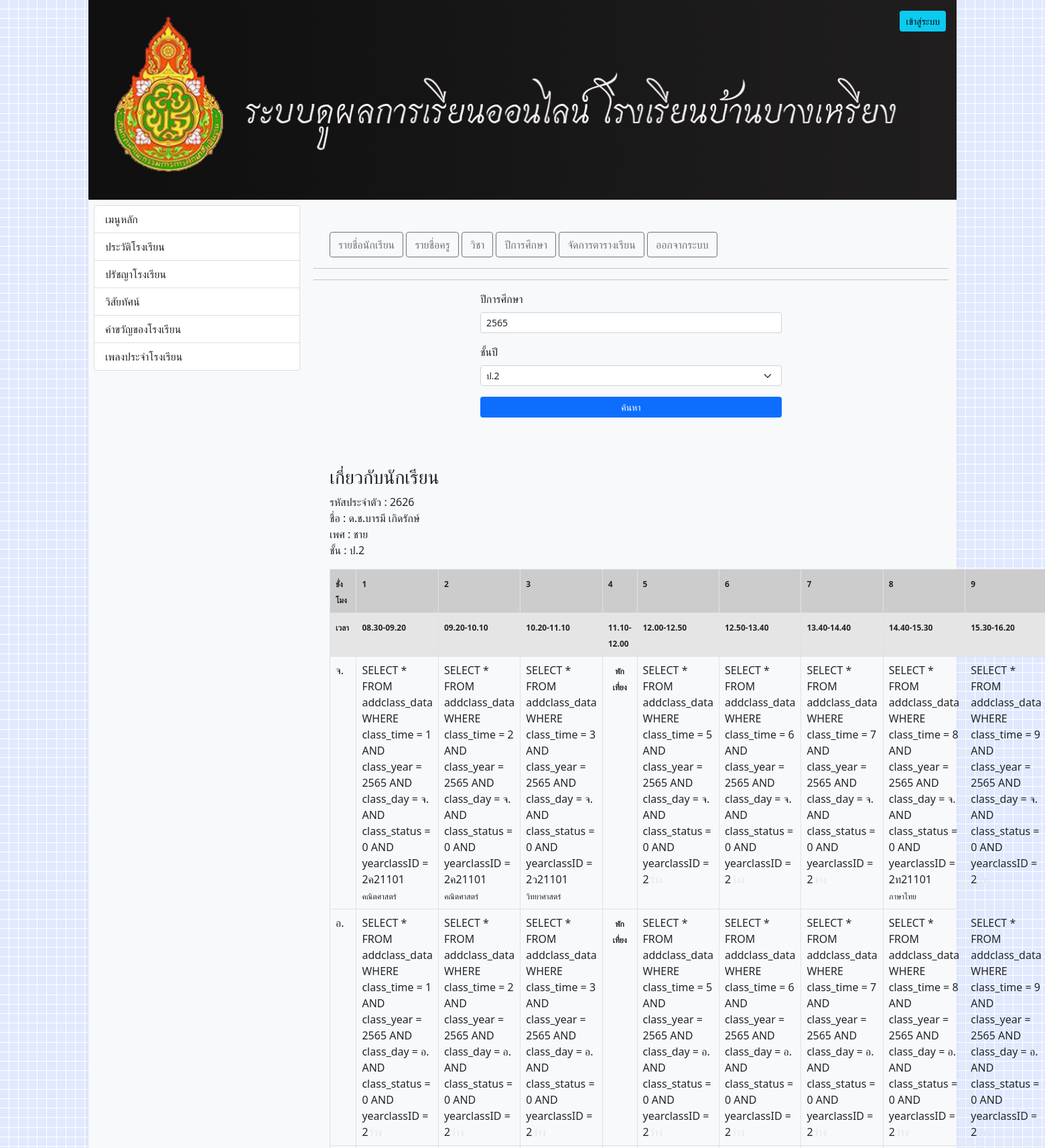
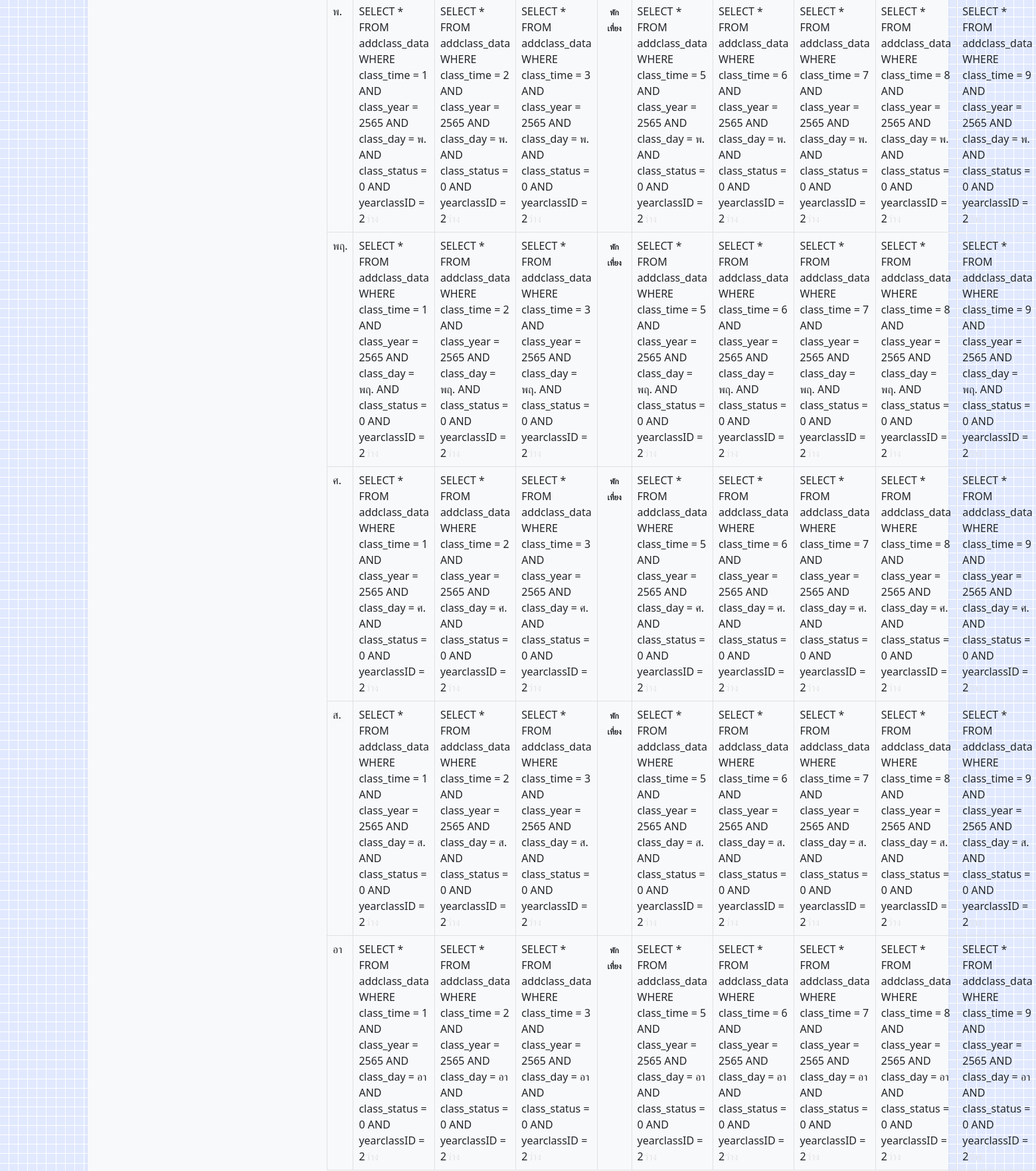
Screenshot of /?op=admin-showClass-student&year=2565&StdID=2626&Y=2 (signed in, upper part) with the database file from the repository (2 pictures, top to bottom).
### tables this page shows
CREATE TABLE `student_table` (
  `Std_ID` int(10) NOT NULL COMMENT 'รหัสนักเรียน',
  `Std_user` varchar(20) NOT NULL COMMENT 'ชื้อผู้ใช้',
  `Std_password` varchar(40) NOT NULL COMMENT 'รหัสผ่าน',
  `Std_firstname` varchar(50) NOT NULL COMMENT 'ชื้อนักเรียน',
  `Std_lastname` varchar(50) NOT NULL COMMENT 'นามสกุลนักเรียน',
  `Std_sex` varchar(5) NOT NULL COMMENT 'เพศนักเรียน',
  `Std_yearOfStudent` date DEFAULT NULL COMMENT 'ปีการศึกษา',
  `Std_image` varchar(150) DEFAULT NULL,
  `yearClass` int(11) DEFAULT NULL,
  `Std_status` int(11) NOT NULL DEFAULT '0' COMMENT 'สถานะ'
);

CREATE TABLE `yearclass` (
  `id` int(11) NOT NULL,
  `yearClassName` varchar(10) NOT NULL,
  `status` int(11) NOT NULL DEFAULT '0'
);

CREATE TABLE `addclass_data` (
  `id` int(11) NOT NULL,
  `teacherID` int(11) NOT NULL,
  `yearclassID` int(11) NOT NULL,
  `departmentID` int(11) NOT NULL,
  `course_id` varchar(20) DEFAULT NULL,
  `class_term` int(11) NOT NULL,
  `class_year` int(11) NOT NULL,
  `class_day` varchar(10) NOT NULL,
  `class_time` int(11) NOT NULL,
  `class_status` int(11) NOT NULL DEFAULT '0'
);

CREATE TABLE `course_table` (
  `course_id` varchar(10) NOT NULL COMMENT 'รหัสรายวิชา',
  `course_name` varchar(50) NOT NULL COMMENT 'ชื้อรายวิชา',
  `course_credit` varchar(50) NOT NULL COMMENT 'หน่วยกิต',
  `course_status` int(11) NOT NULL DEFAULT '0'
);

### index.php (called while the page is built, shortened)
<?php
include_once('Connections/DataBcon.php');
include_once('optionclass/option.class.php');
include_once('layout/layout.php');

### actionclass/admin.yearclass.action.class.php (called while the page is built, shortened)
<?php
class adminAddYearclassClass extends db_connect {
    static public function getDataID($id){
        $sql = "SELECT * FROM yearclass WHERE id = ?";
        $data = array($id);
        return self::getExecute($sql, $data);
    }
    static public function getDataAll(){
        $sql = "SELECT * FROM yearclass WHERE status = ?";
        $data = array(0);
        return self::getExecute($sql, $data);
    }
}

### Connections/DataBcon.php (called while the page is built, shortened)
<?php
class db_connect {
    static private function conn(){
        $servername = "localhost";
        $username = "root";
        $password = "123456789";
        $db = 'schoolbang';
        $conn = new PDO("mysql:host=$servername;dbname=$db", $username, $password, array(PDO::MYSQL_ATTR_INIT_COMMAND => 'SET NAMES \'UTF8\''));
        $conn->setAttribute(PDO::ATTR_ERRMODE, PDO::ERRMODE_EXCEPTION);
        return $conn;
    }
    static public function getExecute($sql, $data){
        $sth = self::conn()->prepare($sql);
        $sth->execute($data);
        return $sth->fetchAll(PDO::FETCH_ASSOC);
    }
}

### actionclass/student.action.class.php (called while the page is built, shortened)
<?php
class studentActionClass extends db_connect {
    static public function getStudentID($id){
        $sql = "SELECT * FROM student_table WHERE Std_user = ?";
        $data = array($id);
        return self::getExecute($sql, $data);
    }
}

### actionclass/course.action.class.php (called while the page is built, shortened)
<?php
class courseActionClass extends db_connect {
    static public function getCourseID($id){
        $sql = "SELECT * FROM course_table WHERE course_id = ?";
        $data = array($id);
        return self::getExecute($sql, $data);
    }
}

### component/admin.showClass.student.php (the view, shortened to what this page needs)
<?php
include_once('layout/admin.nav.php');
$yearclass = adminAddYearclassClass::getDataAll();
$getStudentData = studentActionClass::getStudentID($_GET['StdID']);
$Y = null;
if (isset($_GET['Y'])) $Y = $_GET['Y'];
?>
<hr>
<section class="container">
    <div class="col-12 mt-3">
        <form action="" method="GET" enctype="multipart/form-data">
            <div class="d-flex justify-content-center">
                <div class="col-12 col-sm-6">
                    <div class="mb-3">
                        <label class="form-label">ปีการศึกษา</label>
                        <input type="text" class="form-control form-control-sm" id="myYear" value="<?php echo $_GET['year'] ?>">
                    </div>
                    <div class="mb-3">
                        <label class="form-label">ชั้นปี</label>
                        <select name="yearclassID" class="form-select form-select-sm" id="yearclassID">
                            <?php foreach ($yearclass as $item) : ?>
                                <option <?php if ($Y === $item['id']) echo 'selected' ?> value="<?php echo $item['id'] ?>"><?php echo $item['yearClassName'] ?></option>
                            <?php endforeach; ?>
                        </select>
                    </div>
                    <div class="mb-3">
                        <button type="button" class="w-100 btn btn-sm btn-primary" onclick="getYear()">ค้นหา</button>
                    </div>
                </div>
            </div>
        </form>
    </div>
    <div class="col-12 mt-3">
        <h3 class="mt-3">เกี่ยวกับนักเรียน</h3>
        <span>รหัสประจำตัว : <?php echo $getStudentData[0]['Std_user'] ?></span> <br>
        <span>ชื่อ : <?php echo "{$getStudentData[0]['Std_firstname']} {$getStudentData[0]['Std_lastname']}" ?></span> <br>
        <span>เพศ : <?php echo $getStudentData[0]['Std_sex'] ?></span> <br>
        <span>ชั้น : <?php $YearClass = adminAddYearclassClass::getDataID($getStudentData[0]['yearClass']);
                        echo $YearClass[0]['yearClassName'] ?></span> <br>
    </div>
    <div class="col-12 mt-3">
        <table class="table table-bordered">
            <tr style="background-color: #CCCCCC;">
                <td><strong style="font-size: 12px;">ชั่งโมง</strong></td>
                <td><strong style="font-size: 12px;">1</strong></td>
                <td><strong style="font-size: 12px;">2</strong></td>
                <td><strong style="font-size: 12px;">3</strong></td>
                <td><strong style="font-size: 12px;">4</strong></td>
                <td><strong style="font-size: 12px;">5</strong></td>
                <td><strong style="font-size: 12px;">6</strong></td>
                <td><strong style="font-size: 12px;">7</strong></td>
                <td><strong style="font-size: 12px;">8</strong></td>
                <td><strong style="font-size: 12px;">9</strong></td>
            </tr>
            <tr style="background-color: #E5E5E5;">
                <td><strong style="font-size: 12px;">เวลา</strong></td>
                <td><strong style="font-size: 12px;">08.30-09.20</strong></td>
                <td><strong style="font-size: 12px;">09.20-10.10</strong></td>
                <td><strong style="font-size: 12px;">10.20-11.10</strong></td>
                <td><strong style="font-size: 12px;">11.10-12.00</strong></td>
                <td><strong style="font-size: 12px;">12.00-12.50</strong></td>
                <td><strong style="font-size: 12px;">12.50-13.40</strong></td>
                <td><strong style="font-size: 12px;">13.40-14.40</strong></td>
                <td><strong style="font-size: 12px;">14.40-15.30</strong></td>
                <td><strong style="font-size: 12px;">15.30-16.20</strong></td>
            </tr>
            <?php $dayName = array('จ.', 'อ.', 'พ.', 'พฤ.', 'ศ.', 'ส.', 'อา'); ?>
            <?php foreach ($dayName as $item) : ?>
                <tr>
                    <td><?php echo $item ?></td>
                    <td class="td-h">
                        <?php optionclass::getMyclassID2(1, $_GET['year'], $item, $_GET['Y']); ?>
                    </td>
                    <td class="td-h">
                        <?php optionclass::getMyclassID2(2, $_GET['year'], $item, $_GET['Y']); ?>
                    </td>
                    <td class="td-h">
                        <?php optionclass::getMyclassID2(3, $_GET['year'], $item, $_GET['Y']); ?>
                    </td>
                    <td class="text-center"><strong style="font-size: 12px;">พักเที่ยง</strong></td>
                    <td class="td-h">
                        <?php optionclass::getMyclassID2(5, $_GET['year'], $item, $_GET['Y']); ?>
                    </td>
                    <td class="td-h">
                        <?php optionclass::getMyclassID2(6, $_GET['year'], $item, $_GET['Y']); ?>
                    </td>
                    <td class="td-h">
                        <?php optionclass::getMyclassID2(7, $_GET['year'], $item, $_GET['Y']); ?>
                    </td>
                    <td class="td-h">
                        <?php optionclass::getMyclassID2(8, $_GET['year'], $item, $_GET['Y']); ?>
                    </td>
                    <td class="td-h">
                        <?php optionclass::getMyclassID2(9, $_GET['year'], $item, $_GET['Y']); ?>
                    </td>
                </tr>
            <?php endforeach; ?>
        </table>
    </div>
</section>

### optionclass/option.class.php (shortened to what this page needs)
<?php
class optionclass extends db_connect{
    static public function getMyclassID2($time, $year, $day, $Y){
        $sql = "SELECT * FROM addclass_data WHERE class_time = ? AND class_year = ? AND class_day = ? AND class_status = ? AND yearclassID = ?";
        $data = array($time, $year, $day, 0, $Y);
        print_r("SELECT * FROM addclass_data WHERE class_time = $time AND class_year = $year AND class_day = $day AND class_status = 0 AND yearclassID = $Y");
        $resData = self::getExecute($sql, $data);
        if (count($resData) > 0) {
            $resDataCourse = courseActionClass::getCourseID($resData[0]['course_id']);
            echo "{$resData[0]['course_id']} <br> <small style='font-size:12px'> {$resDataCourse[0]['course_name']}</small>";
        } else {
            echo "<span style='color:#E5E5E5'>ว่าง</span>";
        }
    }
}

### rows the page displays
student_table: Std_user "2626", Std_firstname "ด.ช.บารมี", Std_lastname "เกิดรักษ์", Std_sex "ชาย"
yearclass: yearClassName "ป.2"
addclass_data: course "ค21101"
course_table: course_name "คณิตศาสตร์ คณิตศาสตร์"
addclass_data: course "ค21101"
addclass_data: course "ว21101"
course_table: course_name "วิทยาศาสตร์"
addclass_data: course "ท21101"
course_table: course_name "ภาษาไทย"

### other values shown
$item "จ."
$item "อ."
$item "พ."
$item "พฤ."
$item "ศ."
$item "ส."
$item "อา"
form field yearclassID "ป.2"
